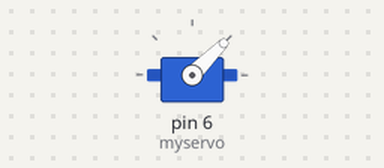
Simulated run of this sketch. Board: Arduino Uno, built with avr-gcc and run on an emulated ATmega328P. Parts: servo.

Above: at 0.05 s.
At 6.0 s:
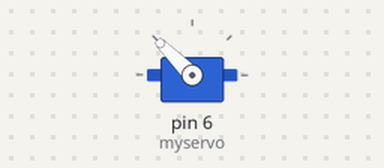
Timing chart, 0 to 7.8 s (numbered marks = the images above):
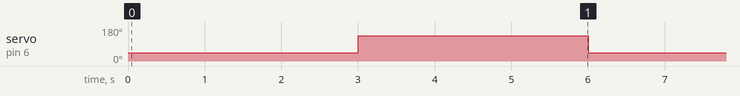

The sketch:

servo_simple.ino
```cpp
#include <Servo.h>

Servo myservo;

void setup()
{
  Serial.begin(9600);
  myservo.attach(6);
}

void loop()
{
  myservo.write(45);
  delay(3000);
  myservo.write(135);
  delay(3000);
}
```

Measured:
- by itself, servo on pin 6 (myservo): alternates 135° for 3.0 s and 45° for 3.0 s
